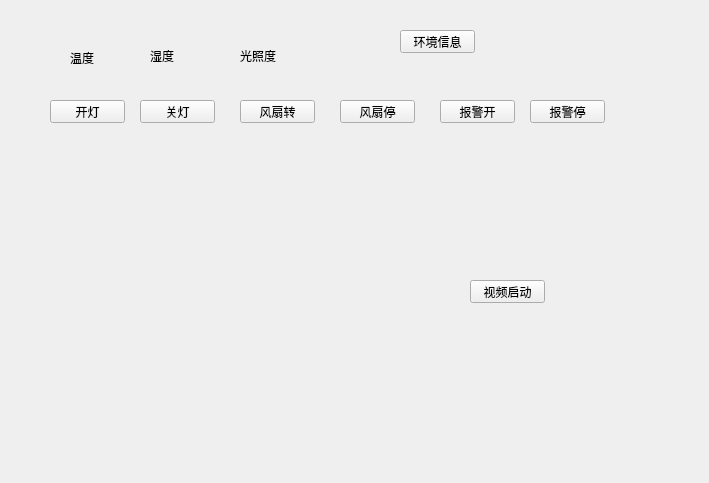
<?xml version="1.0" encoding="UTF-8"?>
<ui version="4.0">
 <class>Widget</class>
 <widget class="QWidget" name="Widget">
  <property name="geometry">
   <rect>
    <x>0</x>
    <y>0</y>
    <width>709</width>
    <height>483</height>
   </rect>
  </property>
  <property name="windowTitle">
   <string>Widget</string>
  </property>
  <widget class="QLabel" name="lb">
   <property name="geometry">
    <rect>
     <x>40</x>
     <y>170</y>
     <width>391</width>
     <height>291</height>
    </rect>
   </property>
   <property name="text">
    <string/>
   </property>
  </widget>
  <widget class="QPushButton" name="pb2">
   <property name="geometry">
    <rect>
     <x>470</x>
     <y>280</y>
     <width>75</width>
     <height>23</height>
    </rect>
   </property>
   <property name="text">
    <string>视频启动</string>
   </property>
  </widget>
  <widget class="QPushButton" name="pb1">
   <property name="geometry">
    <rect>
     <x>400</x>
     <y>30</y>
     <width>75</width>
     <height>23</height>
    </rect>
   </property>
   <property name="text">
    <string>环境信息</string>
   </property>
  </widget>
  <widget class="QPushButton" name="pushButton">
   <property name="geometry">
    <rect>
     <x>50</x>
     <y>100</y>
     <width>75</width>
     <height>23</height>
    </rect>
   </property>
   <property name="text">
    <string>开灯</string>
   </property>
  </widget>
  <widget class="QPushButton" name="pushButton_2">
   <property name="geometry">
    <rect>
     <x>140</x>
     <y>100</y>
     <width>75</width>
     <height>23</height>
    </rect>
   </property>
   <property name="text">
    <string>关灯</string>
   </property>
  </widget>
  <widget class="QPushButton" name="pushButton_3">
   <property name="geometry">
    <rect>
     <x>240</x>
     <y>100</y>
     <width>75</width>
     <height>23</height>
    </rect>
   </property>
   <property name="text">
    <string>风扇转</string>
   </property>
  </widget>
  <widget class="QPushButton" name="pushButton_4">
   <property name="geometry">
    <rect>
     <x>340</x>
     <y>100</y>
     <width>75</width>
     <height>23</height>
    </rect>
   </property>
   <property name="text">
    <string>风扇停</string>
   </property>
  </widget>
  <widget class="QPushButton" name="pushButton_5">
   <property name="geometry">
    <rect>
     <x>440</x>
     <y>100</y>
     <width>75</width>
     <height>23</height>
    </rect>
   </property>
   <property name="text">
    <string>报警开</string>
   </property>
  </widget>
  <widget class="QPushButton" name="pushButton_6">
   <property name="geometry">
    <rect>
     <x>530</x>
     <y>100</y>
     <width>75</width>
     <height>23</height>
    </rect>
   </property>
   <property name="text">
    <string>报警停</string>
   </property>
  </widget>
  <widget class="QLabel" name="label">
   <property name="geometry">
    <rect>
     <x>70</x>
     <y>50</y>
     <width>31</width>
     <height>16</height>
    </rect>
   </property>
   <property name="text">
    <string>温度</string>
   </property>
  </widget>
  <widget class="QLabel" name="label_2">
   <property name="geometry">
    <rect>
     <x>150</x>
     <y>50</y>
     <width>54</width>
     <height>12</height>
    </rect>
   </property>
   <property name="text">
    <string>湿度</string>
   </property>
  </widget>
  <widget class="QLabel" name="label_3">
   <property name="geometry">
    <rect>
     <x>240</x>
     <y>50</y>
     <width>54</width>
     <height>12</height>
    </rect>
   </property>
   <property name="text">
    <string>光照度</string>
   </property>
  </widget>
  <widget class="QLabel" name="tem">
   <property name="geometry">
    <rect>
     <x>60</x>
     <y>10</y>
     <width>54</width>
     <height>21</height>
    </rect>
   </property>
   <property name="text">
    <string/>
   </property>
  </widget>
  <widget class="QLabel" name="wet">
   <property name="geometry">
    <rect>
     <x>140</x>
     <y>11</y>
     <width>54</width>
     <height>21</height>
    </rect>
   </property>
   <property name="text">
    <string/>
   </property>
  </widget>
  <widget class="QLabel" name="light">
   <property name="geometry">
    <rect>
     <x>230</x>
     <y>11</y>
     <width>54</width>
     <height>21</height>
    </rect>
   </property>
   <property name="text">
    <string/>
   </property>
  </widget>
 </widget>
 <layoutdefault spacing="6" margin="11"/>
 <resources/>
 <connections/>
</ui>
